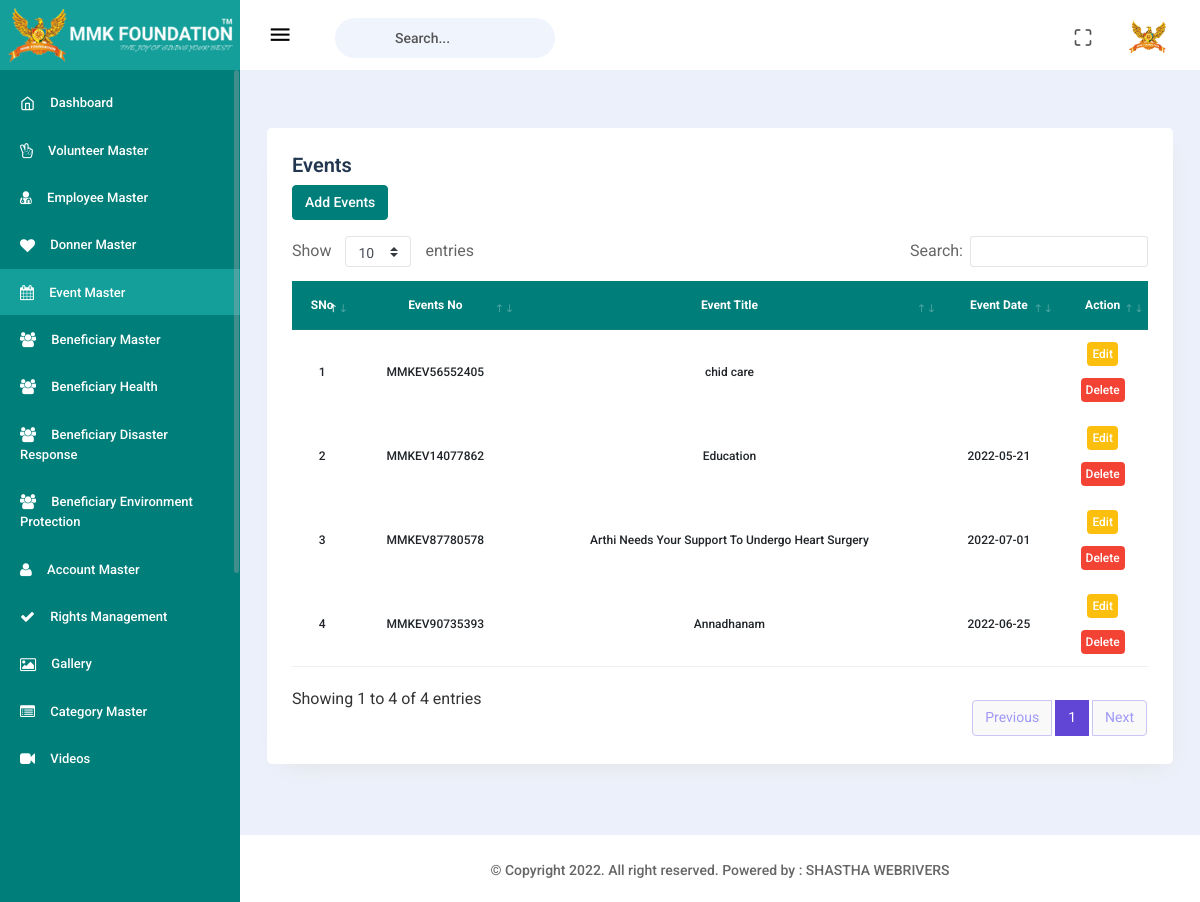
The app's page /adm/events.php (signed in) with its own data.
### tables this page shows
CREATE TABLE `events` (
  `eventsid` int(11) NOT NULL,
  `eventsno` varchar(255) NOT NULL,
  `eventtitle` varchar(255) NOT NULL,
  `eventdate` varchar(255) NOT NULL,
  `eventsdescription` text NOT NULL,
  `eventsphoto` varchar(255) NOT NULL,
  `eventsbudget` varchar(255) NOT NULL,
  `eventpartnername` varchar(255) NOT NULL,
  `eventpartnerdescription` text NOT NULL,
  `eventpartnerlogo` varchar(255) NOT NULL,
  `creatdate` timestamp NOT NULL DEFAULT CURRENT_TIMESTAMP,
  `modifydate` varchar(255) NOT NULL,
  `status` int(11) NOT NULL
);

### adm/events.php (the view, shortened to what this page needs)
<?php
 if (!isset($_SESSION['admin_name'])) {
    header("location: index.php");
 }
 else {
    include('includes/header.php');
    include('includes/sidebar.php');
 ?>
    <div class="main-content page-content">
        <div class="main-content-inner">
            <div class="row">
                <div class="col-12 mt-4">
                    <div class="card">
                        <div class="card-body">
                            <h4 class="header-title">Events</h4>
                            <div class="table-responsive datatable-primary">
                                <a href="eventsadd.php" class="btn btn-primary mb-3">Add Events</a>
                                <table id="dataTable2" class="text-center">
                                    <thead class="text-capitalize">
                                    <tr>
                                        <th>SNo</th>
                                        <th>Events No</th>
                                        <th>Event Title</th>
                                        <th>Event Date</th>
                                        <th>Action</th>
                                    </tr>
                                    </thead>
                                    <tbody>
                                    <?php
                                        $selecteventsquery = "select * from events";
                                              $runeventsquery = mysqli_query($con,$selecteventsquery);
                                               $serialNum = 1;
                                               while ($roweventsquery = mysqli_fetch_array($runeventsquery)) {
                                                $serialNumber = $serialNum++;
                                                $eventsid = $roweventsquery['eventsid'];
                                                $eventsno = $roweventsquery['eventsno'];
                                                $eventtitle = $roweventsquery['eventtitle'];
                                                $eventdate = $roweventsquery['eventdate'];
                                           ?>
                                    <tr>
                                        <td><?= $serialNumber; ?></td>
                                        <td><?= $eventsno; ?></td>
                                        <td><?= $eventtitle; ?></td>
                                        <td><?= $eventdate; ?></td>
                                        <td>
                                            <a href="eventsedit.php?eventsedit=<?= $eventsid; ?>" class="label label-sm label-warning">Edit</a><br><br>
                                           <a href="edit/delete.php?eventsedit=<?= $eventsid; ?>" class="label label-sm label-danger">Delete</a>
                                        </td>
                                    </tr>
                                    <?php } ?>
                                    </tbody>
                                </table>
                            </div>
                        </div>
                    </div>
                </div>
            </div>
        </div>
    </div>
<?php include('includes/footer.php') ?>
<?php } ?>

### records on screen
events: serialNumber "1", eventsno "MMKEV56552405", eventtitle "chid care"
events: serialNumber "2", eventsno "MMKEV14077862", eventtitle "Education", eventdate "2022-05-21"
events: serialNumber "3", eventsno "MMKEV87780578", eventtitle "Arthi Needs Your Support To Undergo Heart Surgery", eventdate "2022-07-01"
events: serialNumber "4", eventsno "MMKEV90735393", eventtitle "Annadhanam", eventdate "2022-06-25"
